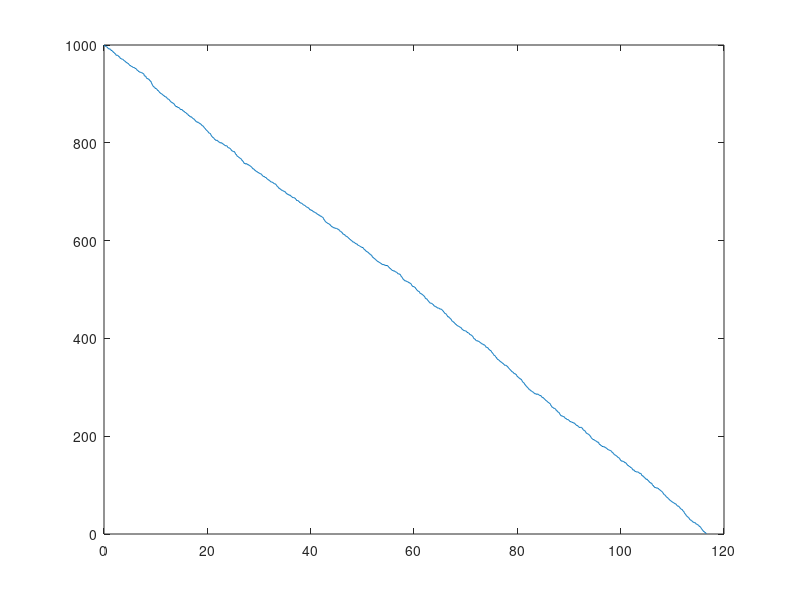

Write the MATLAB code that produced this figure. (Note: this script raises an error after producing the figure.)
close all
clear all

simulationtime=8000;

% %Use When Making Graph Inital length Independent
InitialFilamentSize= 1000;

kMotorOn=15;
kMotorOff=20;

T=zeros(1,simulationtime);
T(1)=0;

DS=zeros(1,simulationtime); %
TotalDS(1)=0; %
DS(1)=0; %

NumberofRuns=1000

%~~~Concentration Versus Depolymerization Rate Stuff~~~~~~~~~~~~~~~~~~~~~~~
    %--(Comment Out Everything until next line when not changing concentration)
Concentration=[1:10:100 100:50:1000 1100:100:2000];
FullSlopeofGraphsMatrix=zeros(NumberofRuns,size(Concentration, 2));

for h=(1:NumberofRuns)

for j=(1:size(Concentration, 2))

    C=Concentration(j);
% ~~~~~~~~~~~~~~~~~~~~~~~~~~~~~~~~~~~~~~~~~~~~~~~~~~~~~~~~~~~~~~~~~~~~~~~~~

    
% %---Parameters, don't comment out------------------------------------------
    

    %%Constant Initial Lengths
        L=zeros(1,InitialFilamentSize)
        M=zeros(1,InitialFilamentSize);
     
    
    M(1)=size(L,2); %Shows length of filament over time
    T=zeros(1,simulationtime-1);
    T(1)=0;
    
    i=1;
%--------------------------------------------------------------------------


while i<simulationtime-1 && M(i)>1 %this is so none of the graphs reach zero and stay there for a long time (makes the slopes accurate)
   
    
     TotalDS(i)=sum(DS); %
    
    %k1
    k1=kMotorOn*C;

    %k2
    if L(end)==1 && size(L,2)>1
        k2=kMotorOff;
    else
        k2=0;
    end
    
    %ktotal
    ktotal=k1+k2;
    
    DT(i)=exprnd(1/ktotal);
    
    
    %Probabilities
    p=rand;
    
    if p<k1/ktotal
        L(end)=1;
    else
        L(end)=[];
        DS(i+1)=T(i)-TotalDS(i); %
    end
    
    M(i+1)=size(L,2);
    T(i+1)=T(i)+DT(i);

i=i+1;

end


ds=DS>0; %
DSReal=DS(ds); %

t=T>0;
TReal=T(t);
TReal=[0 TReal]; %this makes it so the first zero column (when the time is truly zero) is added back in

m=M>0;
MReal=M(m);



%~~~FOR MULTIPLE CONCENTRATION LINE GRAPHS~~~~~~~~~~~~~~~~~~~~~~~~~~~~~~~~~


% colors=jet(size(Concentration,2));
 p=plot(TReal,MReal);
% p.Color=colors(j,:);

%  xlabel('Time')
%  ylabel('Length')
%  title('Length of Filament Versus Time')

FitofGraphs=polyfit(TReal.',MReal.',1);
SlopeofGraphsMatrix(j)=abs(FitofGraphs(1));

legendname=strcat('Concentration=',num2str(Concentration(j)),' & Slope=', num2str(SlopeofGraphsMatrix(j)));
p.DisplayName=legendname;
legend show

hold on


end

FullSlopeofGraphsMatrix(h,:)= SlopeofGraphsMatrix;

end

ErrorMatrix=(std(FullSlopeofGraphsMatrix))./h

AverageSlopeofGraphsMatrix=(sum(FullSlopeofGraphsMatrix))./h

 
DataToTrack=[simulationtime,kMotorOn,kMotorOff,InitialFilamentSize,Concentration,AverageSlopeofGraphsMatrix, ErrorMatrix];
fileID3 = fopen('TwoStepConcentrationClusterCode.txt','a'); 
fprintf(fileID3,'%12.8f %12.8f %12.8f %12.8f %12.8f\r\n',DataToTrack);
fclose(fileID3);
